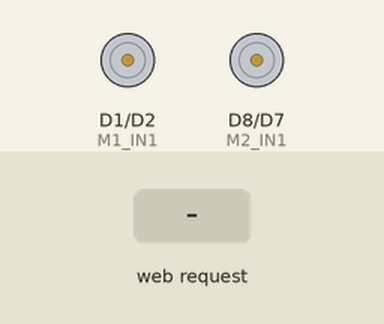
Bench run of a sketch on a simulated ESP8266 (NodeMCU). Shown: motor-driver pin pairs drawn as motors (green arrow = first pin HIGH = forward, orange = second pin HIGH = backward, longer = more drive, scaled by the enable pin). The test bench sets the inputs (shaded band). WiFi joins after 1.5 s; servers stay silent unless stated; what the sketch prints to the serial monitor is not drawn.

Above: at 2.7 s.
2.8 s: HTTP request GET /forward received
At 3.3 s:
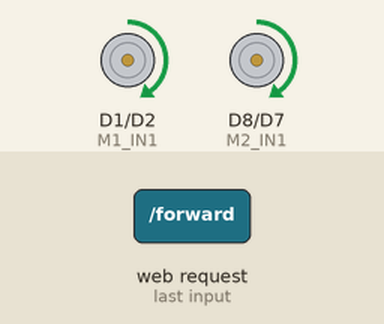
5.8 s: HTTP request GET /back received
At 6.8 s:
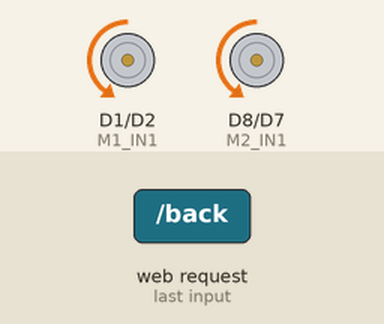
8.8 s: HTTP request GET /left received
At 9.1 s:
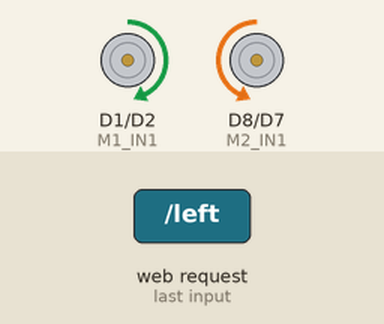
11.8 s: HTTP request GET /right received
At 12.6 s:
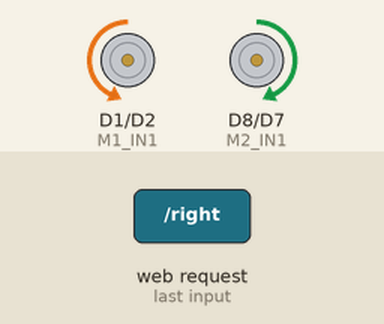
14.8 s: HTTP request GET /forward?l=1 received
At 16.1 s:
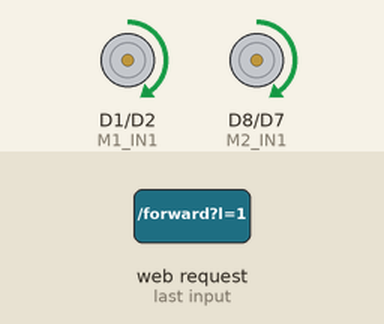
17.8 s: HTTP request GET /forward?l=0 received
At 21.2 s:
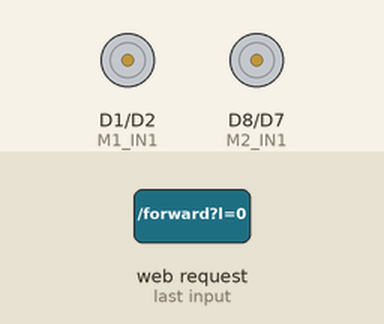
Timing chart, 0 to 21.8 s (numbered marks = the images above; inputs shaded):
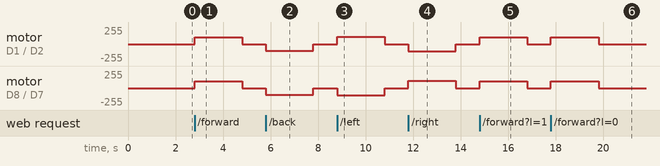

The sketch:

dk_dong_co_wifi_v3.ino
```cpp
/*
 * dk_dong_co_wifi_v3.ino  -  ESP8266 điều khiển 2 động cơ qua WiFi (L298N)
 *
 * Thay đổi so với v2:
 *  - analogWriteRange(255): đúng thang 0-255 như comment (mặc định ESP8266 là 0-1023)
 *  - Watchdog: tự dừng motor nếu > CMD_TIMEOUT ms không nhận lệnh (mất WiFi / mất laptop)
 *  - Thêm /drive?l=..&r=.. : điều khiển 2 bánh độc lập (-255..255) để lái mượt
 *  - Tắt WiFi sleep để giảm trễ, tự kết nối lại khi mất WiFi
 *  - Giữ nguyên /forward /back /left /right /stop để test tay
 *
 * Đấu nối (giữ nguyên như v2):
 *   D1->IN1  D2->IN2  D5->ENA   (bánh trái)
 *   D8->IN3  D7->IN4  D6->ENB   (bánh phải)   * tháo jumper ENA/ENB trên L298N
 */
#include <ESP8266WiFi.h>
#include <ESP8266WebServer.h>

// ========== WIFI CONFIG (điền WiFi 2.4GHz của bạn) ==========
const char* ssid     = "IQOO13";
const char* password = "11111111";

// ========== PIN DEFINE ==========
#define M1_IN1 D1   // Bánh trái
#define M1_IN2 D2
#define M1_EN  D5   // PWM

#define M2_IN1 D8   // Bánh phải
#define M2_IN2 D7
#define M2_EN  D6   // PWM

// ========== TỐC ĐỘ (0 - 255), dùng cho /forward /back /left /right ==========
// Nếu xe chỉ "ù" không chạy -> tăng lên. Chạy quá nhanh -> giảm xuống.
#define BASE_SPEED   100
#define TURN_SPEED   110

// Tự dừng nếu quá thời gian này (ms) không nhận lệnh nào.
// Python gửi lại lệnh mỗi 0.5s nên 2000ms là dư an toàn.
#define CMD_TIMEOUT  2000

ESP8266WebServer server(80);

unsigned long lastCmd = 0;
bool motorsRunning = false;

// ========== MOTOR CONTROL ==========
void stopMotor() {
  analogWrite(M1_EN, 0);
  analogWrite(M2_EN, 0);
  digitalWrite(M1_IN1, LOW); digitalWrite(M1_IN2, LOW);
  digitalWrite(M2_IN1, LOW); digitalWrite(M2_IN2, LOW);
  motorsRunning = false;
}

// speed: -255..255. Dương = tiến, âm = lùi
void setMotor(int speedL, int speedR) {
  speedL = constrain(speedL, -255, 255);
  speedR = constrain(speedR, -255, 255);

  // ĐẢO ÁNH XẠ: M1 thực tế là bánh PHẢI
  //             M2 thực tế là bánh TRÁI

  // --- M1: BÁNH PHẢI ---
  if (speedR >= 0) {
    digitalWrite(M1_IN1, HIGH);
    digitalWrite(M1_IN2, LOW);
    analogWrite(M1_EN, speedR);
  } else {
    digitalWrite(M1_IN1, LOW);
    digitalWrite(M1_IN2, HIGH);
    analogWrite(M1_EN, -speedR);
  }

  // --- M2: BÁNH TRÁI ---
  if (speedL >= 0) {
    digitalWrite(M2_IN1, HIGH);
    digitalWrite(M2_IN2, LOW);
    analogWrite(M2_EN, speedL);
  } else {
    digitalWrite(M2_IN1, LOW);
    digitalWrite(M2_IN2, HIGH);
    analogWrite(M2_EN, -speedL);
  }

  motorsRunning = (speedL != 0 || speedR != 0);
}


// Trả lời OK và ghi nhận thời điểm nhận lệnh (để watchdog biết còn "sống")
void reply() {
  lastCmd = millis();
  server.send(200, "text/plain", "OK");
}

// ========== SETUP ==========
void setup() {
  Serial.begin(115200);

  pinMode(M1_IN1, OUTPUT); pinMode(M1_IN2, OUTPUT); pinMode(M1_EN, OUTPUT);
  pinMode(M2_IN1, OUTPUT); pinMode(M2_IN2, OUTPUT); pinMode(M2_EN, OUTPUT);

  analogWriteRange(255);   // QUAN TRỌNG: thang PWM 0-255
  stopMotor();

  // KẾT NỐI WIFI
  WiFi.mode(WIFI_STA);
  WiFi.persistent(false);
  WiFi.setAutoReconnect(true);
  WiFi.setSleepMode(WIFI_NONE_SLEEP);   // giảm trễ
  // ESP8266 dùng .201, ESP32-CAM dùng .200 (đổi đuôi cho mỗi board)
  IPAddress local_IP(10, 64, 131, 201);
  IPAddress gateway(10, 64, 131, 14);
  IPAddress subnet(255, 255, 255, 0);
  WiFi.config(local_IP, gateway, subnet);
  WiFi.begin(ssid, password);

  Serial.println();
  Serial.print("Connecting to WiFi");
  while (WiFi.status() != WL_CONNECTED) {
    delay(500);
    Serial.print(".");
  }
  Serial.println("");
  Serial.print("Connected! IP Address: ");
  Serial.println(WiFi.localIP());   // <--- điền IP này vào ROBOT_IP trong algo_v5.py

  // ----- CÁC LỆNH ĐIỀU KHIỂN -----
  // "/" chỉ để kiểm tra kết nối, KHÔNG tính là lệnh điều khiển
  server.on("/", []() { server.send(200, "text/plain", "ESP8266 Robot Ready"); });

  server.on("/forward", []() { setMotor(BASE_SPEED, BASE_SPEED);   reply(); });
  server.on("/back",    []() { setMotor(-BASE_SPEED, -BASE_SPEED); reply(); });
  server.on("/left",    []() { setMotor(-TURN_SPEED, TURN_SPEED);  reply(); });  // xoay trái tại chỗ
  server.on("/right",   []() { setMotor(TURN_SPEED, -TURN_SPEED);  reply(); });  // xoay phải tại chỗ
  server.on("/stop",    []() { stopMotor();                        reply(); });

  // Điều khiển 2 bánh độc lập: /drive?l=100&r=60  (-255..255)
  server.on("/drive", []() {
    if (!server.hasArg("l") || !server.hasArg("r")) {
      server.send(400, "text/plain", "need l and r");
      return;
    }
    setMotor(server.arg("l").toInt(), server.arg("r").toInt());
    reply();
  });

  server.begin();
}

// ========== LOOP ==========
void loop() {
  server.handleClient();

  // Watchdog: mất lệnh quá lâu hoặc mất WiFi -> dừng
  if (motorsRunning) {
    if (millis() - lastCmd > CMD_TIMEOUT || WiFi.status() != WL_CONNECTED) {
      stopMotor();
    }
  }
}
```

Measured:
- after the input at 2.8 s, motor on D1 (M1_IN1) / D2 (M1_IN2), motor on D8 (M2_IN1) / D7 (M2_IN2): stopped → forward 100/255 at once, → stopped 2.0 s later
- after the input at 5.8 s, motor on D1 (M1_IN1) / D2 (M1_IN2), motor on D8 (M2_IN1) / D7 (M2_IN2): stopped → backward 100/255 at once, → stopped 2.0 s later
- after the input at 8.8 s, motor on D1 (M1_IN1) / D2 (M1_IN2): stopped → forward 110/255 at once, → stopped 2.0 s later; motor on D8 (M2_IN1) / D7 (M2_IN2): stopped → backward 110/255 at once, → stopped 2.0 s later
- after the input at 11.8 s, motor on D1 (M1_IN1) / D2 (M1_IN2): stopped → backward 110/255 at once, → stopped 2.0 s later; motor on D8 (M2_IN1) / D7 (M2_IN2): stopped → forward 110/255 at once, → stopped 2.0 s later
- after the input at 14.8 s, motor on D1 (M1_IN1) / D2 (M1_IN2), motor on D8 (M2_IN1) / D7 (M2_IN2): stopped → forward 100/255 at once, → stopped 2.0 s later
- after the input at 17.8 s, motor on D1 (M1_IN1) / D2 (M1_IN2), motor on D8 (M2_IN1) / D7 (M2_IN2): stopped → forward 100/255 at once, → stopped 2.0 s later
